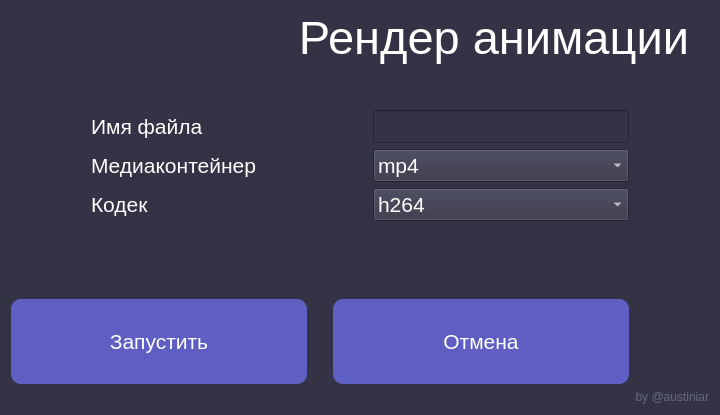
<?xml version="1.0" encoding="UTF-8"?>
<ui version="4.0">
 <class>Form</class>
 <widget class="QWidget" name="Form">
  <property name="geometry">
   <rect>
    <x>0</x>
    <y>0</y>
    <width>720</width>
    <height>415</height>
   </rect>
  </property>
  <property name="sizePolicy">
   <sizepolicy hsizetype="Preferred" vsizetype="Preferred">
    <horstretch>0</horstretch>
    <verstretch>0</verstretch>
   </sizepolicy>
  </property>
  <property name="minimumSize">
   <size>
    <width>720</width>
    <height>0</height>
   </size>
  </property>
  <property name="windowTitle">
   <string>Form</string>
  </property>
  <property name="styleSheet">
   <string notr="true">background-color: #333345; color: white;</string>
  </property>
  <layout class="QGridLayout" name="gridLayout">
   <item row="9" column="1">
    <layout class="QHBoxLayout" name="horizontalLayout_3">
     <item>
      <widget class="QPushButton" name="render_button">
       <property name="sizePolicy">
        <sizepolicy hsizetype="Preferred" vsizetype="Preferred">
         <horstretch>0</horstretch>
         <verstretch>0</verstretch>
        </sizepolicy>
       </property>
       <property name="font">
        <font>
         <pointsize>16</pointsize>
        </font>
       </property>
       <property name="styleSheet">
        <string notr="true">.QPushButton {
	background-color: #5f5fc3; 
    border-style: none; 
    border-radius: 10px; 
    padding: 30px; 
    color: white
}

.QPushButton:hover {
    background-color: #7c7cff;
}</string>
       </property>
       <property name="text">
        <string>Запустить</string>
       </property>
      </widget>
     </item>
     <item>
      <spacer name="horizontalSpacer_3">
       <property name="orientation">
        <enum>Qt::Horizontal</enum>
       </property>
       <property name="sizeType">
        <enum>QSizePolicy::Fixed</enum>
       </property>
       <property name="sizeHint" stdset="0">
        <size>
         <width>20</width>
         <height>20</height>
        </size>
       </property>
      </spacer>
     </item>
     <item>
      <widget class="QPushButton" name="cancel_button">
       <property name="font">
        <font>
         <pointsize>16</pointsize>
        </font>
       </property>
       <property name="styleSheet">
        <string notr="true">.QPushButton {
	background-color: #5f5fc3; 
    border-style: none; 
    border-radius: 10px; 
    padding: 30px; 
    color: white
}

.QPushButton:hover {
    background-color: #7c7cff;
}</string>
       </property>
       <property name="text">
        <string>Отмена</string>
       </property>
      </widget>
     </item>
     <item>
      <spacer name="horizontalSpacer_2">
       <property name="orientation">
        <enum>Qt::Horizontal</enum>
       </property>
       <property name="sizeType">
        <enum>QSizePolicy::Fixed</enum>
       </property>
       <property name="sizeHint" stdset="0">
        <size>
         <width>80</width>
         <height>20</height>
        </size>
       </property>
      </spacer>
     </item>
    </layout>
   </item>
   <item row="6" column="1">
    <layout class="QHBoxLayout" name="horizontalLayout_6">
     <item>
      <spacer name="horizontalSpacer_8">
       <property name="orientation">
        <enum>Qt::Horizontal</enum>
       </property>
       <property name="sizeType">
        <enum>QSizePolicy::Fixed</enum>
       </property>
       <property name="sizeHint" stdset="0">
        <size>
         <width>80</width>
         <height>20</height>
        </size>
       </property>
      </spacer>
     </item>
     <item>
      <widget class="QLabel" name="label_2">
       <property name="font">
        <font>
         <pointsize>16</pointsize>
        </font>
       </property>
       <property name="styleSheet">
        <string notr="true">color: white;</string>
       </property>
       <property name="text">
        <string>Медиаконтейнер</string>
       </property>
      </widget>
     </item>
     <item>
      <spacer name="horizontalSpacer_9">
       <property name="orientation">
        <enum>Qt::Horizontal</enum>
       </property>
       <property name="sizeHint" stdset="0">
        <size>
         <width>40</width>
         <height>20</height>
        </size>
       </property>
      </spacer>
     </item>
     <item>
      <widget class="QComboBox" name="container">
       <property name="sizePolicy">
        <sizepolicy hsizetype="Fixed" vsizetype="Fixed">
         <horstretch>0</horstretch>
         <verstretch>0</verstretch>
        </sizepolicy>
       </property>
       <property name="minimumSize">
        <size>
         <width>256</width>
         <height>0</height>
        </size>
       </property>
       <property name="font">
        <font>
         <pointsize>16</pointsize>
        </font>
       </property>
       <property name="styleSheet">
        <string notr="true">color: white; border-width: 2px; border-color: white;</string>
       </property>
       <property name="iconSize">
        <size>
         <width>40</width>
         <height>40</height>
        </size>
       </property>
       <item>
        <property name="text">
         <string>mp4</string>
        </property>
       </item>
       <item>
        <property name="text">
         <string>avi</string>
        </property>
       </item>
      </widget>
     </item>
     <item>
      <spacer name="horizontalSpacer_10">
       <property name="orientation">
        <enum>Qt::Horizontal</enum>
       </property>
       <property name="sizeType">
        <enum>QSizePolicy::Fixed</enum>
       </property>
       <property name="sizeHint" stdset="0">
        <size>
         <width>80</width>
         <height>20</height>
        </size>
       </property>
      </spacer>
     </item>
    </layout>
   </item>
   <item row="10" column="1">
    <widget class="QLabel" name="label_3">
     <property name="styleSheet">
      <string notr="true">color: #69697e;</string>
     </property>
     <property name="text">
      <string>by @austiniar</string>
     </property>
     <property name="alignment">
      <set>Qt::AlignRight|Qt::AlignTrailing|Qt::AlignVCenter</set>
     </property>
    </widget>
   </item>
   <item row="8" column="1">
    <spacer name="verticalSpacer">
     <property name="orientation">
      <enum>Qt::Vertical</enum>
     </property>
     <property name="sizeHint" stdset="0">
      <size>
       <width>20</width>
       <height>40</height>
      </size>
     </property>
    </spacer>
   </item>
   <item row="4" column="1">
    <layout class="QVBoxLayout" name="verticalLayout_2">
     <item>
      <layout class="QHBoxLayout" name="horizontalLayout_5">
       <item>
        <spacer name="horizontalSpacer_4">
         <property name="orientation">
          <enum>Qt::Horizontal</enum>
         </property>
         <property name="sizeType">
          <enum>QSizePolicy::Fixed</enum>
         </property>
         <property name="sizeHint" stdset="0">
          <size>
           <width>80</width>
           <height>20</height>
          </size>
         </property>
        </spacer>
       </item>
       <item>
        <widget class="QLabel" name="label_4">
         <property name="font">
          <font>
           <pointsize>35</pointsize>
          </font>
         </property>
         <property name="styleSheet">
          <string notr="true">color: white; </string>
         </property>
         <property name="text">
          <string>Рендер анимации</string>
         </property>
         <property name="alignment">
          <set>Qt::AlignRight|Qt::AlignTrailing|Qt::AlignVCenter</set>
         </property>
        </widget>
       </item>
       <item>
        <spacer name="horizontalSpacer_5">
         <property name="orientation">
          <enum>Qt::Horizontal</enum>
         </property>
         <property name="sizeType">
          <enum>QSizePolicy::Fixed</enum>
         </property>
         <property name="sizeHint" stdset="0">
          <size>
           <width>20</width>
           <height>20</height>
          </size>
         </property>
        </spacer>
       </item>
      </layout>
     </item>
     <item>
      <spacer name="verticalSpacer_2">
       <property name="orientation">
        <enum>Qt::Vertical</enum>
       </property>
       <property name="sizeType">
        <enum>QSizePolicy::Fixed</enum>
       </property>
       <property name="sizeHint" stdset="0">
        <size>
         <width>20</width>
         <height>40</height>
        </size>
       </property>
      </spacer>
     </item>
    </layout>
   </item>
   <item row="5" column="1">
    <layout class="QHBoxLayout" name="horizontalLayout_4">
     <item>
      <spacer name="horizontalSpacer_6">
       <property name="orientation">
        <enum>Qt::Horizontal</enum>
       </property>
       <property name="sizeType">
        <enum>QSizePolicy::Fixed</enum>
       </property>
       <property name="sizeHint" stdset="0">
        <size>
         <width>80</width>
         <height>20</height>
        </size>
       </property>
      </spacer>
     </item>
     <item>
      <widget class="QLabel" name="label">
       <property name="font">
        <font>
         <pointsize>16</pointsize>
        </font>
       </property>
       <property name="styleSheet">
        <string notr="true">color: white;</string>
       </property>
       <property name="text">
        <string>Имя файла</string>
       </property>
      </widget>
     </item>
     <item>
      <spacer name="horizontalSpacer">
       <property name="orientation">
        <enum>Qt::Horizontal</enum>
       </property>
       <property name="sizeHint" stdset="0">
        <size>
         <width>40</width>
         <height>20</height>
        </size>
       </property>
      </spacer>
     </item>
     <item>
      <widget class="QLineEdit" name="file_name">
       <property name="sizePolicy">
        <sizepolicy hsizetype="Fixed" vsizetype="Fixed">
         <horstretch>0</horstretch>
         <verstretch>0</verstretch>
        </sizepolicy>
       </property>
       <property name="minimumSize">
        <size>
         <width>256</width>
         <height>0</height>
        </size>
       </property>
       <property name="font">
        <font>
         <pointsize>16</pointsize>
        </font>
       </property>
       <property name="styleSheet">
        <string notr="true">color: white;</string>
       </property>
      </widget>
     </item>
     <item>
      <spacer name="horizontalSpacer_7">
       <property name="orientation">
        <enum>Qt::Horizontal</enum>
       </property>
       <property name="sizeType">
        <enum>QSizePolicy::Fixed</enum>
       </property>
       <property name="sizeHint" stdset="0">
        <size>
         <width>80</width>
         <height>20</height>
        </size>
       </property>
      </spacer>
     </item>
    </layout>
   </item>
   <item row="7" column="1">
    <layout class="QHBoxLayout" name="horizontalLayout_7">
     <item>
      <spacer name="horizontalSpacer_11">
       <property name="orientation">
        <enum>Qt::Horizontal</enum>
       </property>
       <property name="sizeType">
        <enum>QSizePolicy::Fixed</enum>
       </property>
       <property name="sizeHint" stdset="0">
        <size>
         <width>80</width>
         <height>20</height>
        </size>
       </property>
      </spacer>
     </item>
     <item>
      <widget class="QLabel" name="label_5">
       <property name="font">
        <font>
         <pointsize>16</pointsize>
        </font>
       </property>
       <property name="styleSheet">
        <string notr="true">color: white;</string>
       </property>
       <property name="text">
        <string>Кодек</string>
       </property>
      </widget>
     </item>
     <item>
      <spacer name="horizontalSpacer_12">
       <property name="orientation">
        <enum>Qt::Horizontal</enum>
       </property>
       <property name="sizeHint" stdset="0">
        <size>
         <width>40</width>
         <height>20</height>
        </size>
       </property>
      </spacer>
     </item>
     <item>
      <widget class="QComboBox" name="codec">
       <property name="sizePolicy">
        <sizepolicy hsizetype="Fixed" vsizetype="Fixed">
         <horstretch>0</horstretch>
         <verstretch>0</verstretch>
        </sizepolicy>
       </property>
       <property name="minimumSize">
        <size>
         <width>256</width>
         <height>0</height>
        </size>
       </property>
       <property name="font">
        <font>
         <pointsize>16</pointsize>
        </font>
       </property>
       <property name="styleSheet">
        <string notr="true">color: white; border-width: 2px; border-color: white;</string>
       </property>
       <item>
        <property name="text">
         <string>h264</string>
        </property>
       </item>
       <item>
        <property name="text">
         <string>VP9</string>
        </property>
       </item>
       <item>
        <property name="text">
         <string>Motion JPG</string>
        </property>
       </item>
       <item>
        <property name="text">
         <string>YUY2</string>
        </property>
       </item>
      </widget>
     </item>
     <item>
      <spacer name="horizontalSpacer_13">
       <property name="orientation">
        <enum>Qt::Horizontal</enum>
       </property>
       <property name="sizeType">
        <enum>QSizePolicy::Fixed</enum>
       </property>
       <property name="sizeHint" stdset="0">
        <size>
         <width>80</width>
         <height>20</height>
        </size>
       </property>
      </spacer>
     </item>
    </layout>
   </item>
  </layout>
 </widget>
 <resources/>
 <connections/>
</ui>
